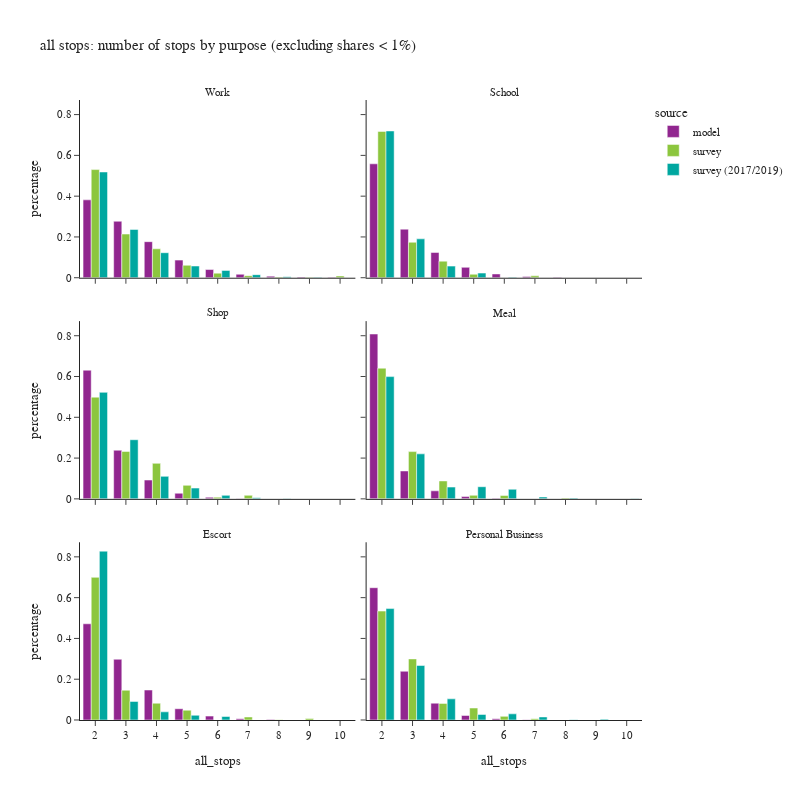

Notebook code cell kept with this figure:
### Code cell
df_plot = df_tour.groupby(['all_stops','pdpurp_label','source'])['toexpfac'].sum().reset_index()
df_plot['percentage'] = df_plot.groupby(['pdpurp_label','source'], group_keys=False)['toexpfac']. \
    apply(lambda x: x / float(x.sum()))
df_plot2 = df_plot.loc[(df_plot['percentage'] > 0.001) & (df_plot['all_stops'] <= 10)]

fig = px.bar(df_plot2.sort_values(['source','pdpurp_label']),
             x="all_stops", y="percentage", color="source",barmode="group",
             facet_col='pdpurp_label', facet_col_wrap=2,
             hover_data=['toexpfac'],
             title="all stops: number of stops by purpose (excluding shares < 1%)")
fig.update_layout(height=800, width=800)
fig.for_each_annotation(lambda a: a.update(text = a.text.split("=")[-1]))
fig.for_each_xaxis(lambda a: a.update(dict(dtick = 1, categoryorder='category ascending')))
fig.show()

### Figure 1 — Plotly figure (JSON) as saved in the notebook; plotly's stock layout.template omitted (floating-point values rounded to 4 significant figures)
{"data": [{"alignmentgroup": "True", "customdata": [[627100.0], [454700.0], [290400.0], [141800.0], [66160.0], [27950.0], [12660.0], [6539.0], [4132.0]], "hovertemplate": "source=model<br>pdpurp_label=Work<br>all_stops=%{x}<br>percentage=%{y}<br>toexpfac=%{customdata[0]}<extra></extra>", "legendgroup": "model", "marker": {"color": "#91268F", "pattern": {"shape": ""}}, "name": "model", "offsetgroup": "model", "orientation": "v", "showlegend": true, "textposition": "auto", "type": "bar", "x": [2, 3, 4, 5, 6, 7, 8, 9, 10], "xaxis": "x5", "y": [0.3819, 0.2769, 0.1768, 0.08636, 0.04029, 0.01702, 0.007708, 0.003983, 0.002517], "yaxis": "y5"}, {"alignmentgroup": "True", "customdata": [[369000.0], [157400.0], [81880.0], [33670.0], [12300.0], [3916.0], [1189.0]], "hovertemplate": "source=model<br>pdpurp_label=School<br>all_stops=%{x}<br>percentage=%{y}<br>toexpfac=%{customdata[0]}<extra></extra>", "legendgroup": "model", "marker": {"color": "#91268F", "pattern": {"shape": ""}}, "name": "model", "offsetgroup": "model", "orientation": "v", "showlegend": false, "textposition": "auto", "type": "bar", "x": [2, 3, 4, 5, 6, 7, 8], "xaxis": "x6", "y": [0.5586, 0.2382, 0.124, 0.05097, 0.01861, 0.005928, 0.0018], "yaxis": "y6"}, {"alignmentgroup": "True", "customdata": [[439800.0], [166300.0], [64360.0], [19210.0], [5419.0], [1361.0]], "hovertemplate": "source=model<br>pdpurp_label=Shop<br>all_stops=%{x}<br>percentage=%{y}<br>toexpfac=%{customdata[0]}<extra></extra>", "legendgroup": "model", "marker": {"color": "#91268F", "pattern": {"shape": ""}}, "name": "model", "offsetgroup": "model", "orientation": "v", "showlegend": false, "textposition": "auto", "type": "bar", "x": [2, 3, 4, 5, 6, 7], "xaxis": "x3", "y": [0.6311, 0.2386, 0.09235, 0.02756, 0.007775, 0.001953], "yaxis": "y3"}, {"alignmentgroup": "True", "customdata": [[547600.0], [92700.0], [26680.0], [7618.0], [2066.0]], "hovertemplate": "source=model<br>pdpurp_label=Meal<br>all_stops=%{x}<br>percentage=%{y}<br>toexpfac=%{customdata[0]}<extra></extra>", "legendgroup": "model", "marker": {"color": "#91268F", "pattern": {"shape": ""}}, "name": "model", "offsetgroup": "model", "orientation": "v", "showlegend": false, "textposition": "auto", "type": "bar", "x": [2, 3, 4, 5, 6], "xaxis": "x4", "y": [0.8084, 0.1369, 0.03939, 0.01125, 0.00305], "yaxis": "y4"}, {"alignmentgroup": "True", "customdata": [[412700.0], [260600.0], [128600.0], [48280.0], [16680.0], [5276.0], [1699.0]], "hovertemplate": "source=model<br>pdpurp_label=Escort<br>all_stops=%{x}<br>percentage=%{y}<br>toexpfac=%{customdata[0]}<extra></extra>", "legendgroup": "model", "marker": {"color": "#91268F", "pattern": {"shape": ""}}, "name": "model", "offsetgroup": "model", "orientation": "v", "showlegend": false, "textposition": "auto", "type": "bar", "x": [2, 3, 4, 5, 6, 7, 8], "xaxis": "x", "y": [0.4718, 0.2979, 0.147, 0.05519, 0.01907, 0.006032, 0.001942], "yaxis": "y"}, {"alignmentgroup": "True", "customdata": [[229500.0], [84540.0], [29170.0], [7868.0], [2045.0], [494.0]], "hovertemplate": "source=model<br>pdpurp_label=Personal Business<br>all_stops=%{x}<br>percentage=%{y}<br>toexpfac=%{customdata[0]}<extra></extra>", "legendgroup": "model", "marker": {"color": "#91268F", "pattern": {"shape": ""}}, "name": "model", "offsetgroup": "model", "orientation": "v", "showlegend": false, "textposition": "auto", "type": "bar", "x": [2, 3, 4, 5, 6, 7], "xaxis": "x2", "y": [0.6487, 0.239, 0.08245, 0.02224, 0.005781, 0.001397], "yaxis": "y2"}, {"alignmentgroup": "True", "customdata": [[708800.0], [286300.0], [189500.0], [81600.0], [30190.0], [13380.0], [4100.0], [3265.0], [11440.0]], "hovertemplate": "source=survey<br>pdpurp_label=Work<br>all_stops=%{x}<br>percentage=%{y}<br>toexpfac=%{customdata[0]}<extra></extra>", "legendgroup": "survey", "marker": {"color": "#8CC63E", "pattern": {"shape": ""}}, "name": "survey", "offsetgroup": "survey", "orientation": "v", "showlegend": true, "textposition": "auto", "type": "bar", "x": [2, 3, 4, 5, 6, 7, 8, 9, 10], "xaxis": "x5", "y": [0.5303, 0.2142, 0.1418, 0.06105, 0.02259, 0.01001, 0.003067, 0.002443, 0.008561], "yaxis": "y5"}, {"alignmentgroup": "True", "customdata": [[373100.0], [90440.0], [42240.0], [8912.0], [4812.0]], "hovertemplate": "source=survey<br>pdpurp_label=School<br>all_stops=%{x}<br>percentage=%{y}<br>toexpfac=%{customdata[0]}<extra></extra>", "legendgroup": "survey", "marker": {"color": "#8CC63E", "pattern": {"shape": ""}}, "name": "survey", "offsetgroup": "survey", "orientation": "v", "showlegend": false, "textposition": "auto", "type": "bar", "x": [2, 3, 4, 5, 7], "xaxis": "x6", "y": [0.7175, 0.1739, 0.08124, 0.01714, 0.009255], "yaxis": "y6"}, {"alignmentgroup": "True", "customdata": [[299900.0], [139900.0], [104800.0], [39920.0], [5013.0], [10470.0], [672.6], [686.8]], "hovertemplate": "source=survey<br>pdpurp_label=Shop<br>all_stops=%{x}<br>percentage=%{y}<br>toexpfac=%{customdata[0]}<extra></extra>", "legendgroup": "survey", "marker": {"color": "#8CC63E", "pattern": {"shape": ""}}, "name": "survey", "offsetgroup": "survey", "orientation": "v", "showlegend": false, "textposition": "auto", "type": "bar", "x": [2, 3, 4, 5, 6, 7, 8, 9], "xaxis": "x3", "y": [0.4988, 0.2326, 0.1743, 0.06638, 0.008336, 0.01741, 0.001118, 0.001142], "yaxis": "y3"}, {"alignmentgroup": "True", "customdata": [[255100.0], [92280.0], [35030.0], [6910.0], [6686.0], [1729.0]], "hovertemplate": "source=survey<br>pdpurp_label=Meal<br>all_stops=%{x}<br>percentage=%{y}<br>toexpfac=%{customdata[0]}<extra></extra>", "legendgroup": "survey", "marker": {"color": "#8CC63E", "pattern": {"shape": ""}}, "name": "survey", "offsetgroup": "survey", "orientation": "v", "showlegend": false, "textposition": "auto", "type": "bar", "x": [2, 3, 4, 5, 6, 8], "xaxis": "x4", "y": [0.6407, 0.2317, 0.08797, 0.01735, 0.01679, 0.004343], "yaxis": "y4"}, {"alignmentgroup": "True", "customdata": [[462000.0], [96440.0], [54400.0], [31670.0], [9807.0], [858.7], [4796.0]], "hovertemplate": "source=survey<br>pdpurp_label=Escort<br>all_stops=%{x}<br>percentage=%{y}<br>toexpfac=%{customdata[0]}<extra></extra>", "legendgroup": "survey", "marker": {"color": "#8CC63E", "pattern": {"shape": ""}}, "name": "survey", "offsetgroup": "survey", "orientation": "v", "showlegend": false, "textposition": "auto", "type": "bar", "x": [2, 3, 4, 5, 7, 8, 9], "xaxis": "x", "y": [0.6996, 0.146, 0.08237, 0.04795, 0.01485, 0.0013, 0.007262], "yaxis": "y"}, {"alignmentgroup": "True", "customdata": [[163700.0], [91840.0], [24970.0], [18000.0], [5465.0], [1855.0]], "hovertemplate": "source=survey<br>pdpurp_label=Personal Business<br>all_stops=%{x}<br>percentage=%{y}<br>toexpfac=%{customdata[0]}<extra></extra>", "legendgroup": "survey", "marker": {"color": "#8CC63E", "pattern": {"shape": ""}}, "name": "survey", "offsetgroup": "survey", "orientation": "v", "showlegend": false, "textposition": "auto", "type": "bar", "x": [2, 3, 4, 5, 6, 7], "xaxis": "x2", "y": [0.5341, 0.2996, 0.08143, 0.0587, 0.01782, 0.006051], "yaxis": "y2"}, {"alignmentgroup": "True", "customdata": [[847900.0], [387100.0], [200600.0], [93810.0], [58800.0], [24630.0], [8261.0], [3577.0]], "hovertemplate": "source=survey (2017/2019)<br>pdpurp_label=Work<br>all_stops=%{x}<br>percentage=%{y}<br>toexpfac=%{customdata[0]}<extra></extra>", "legendgroup": "survey (2017/2019)", "marker": {"color": "#00A7A0", "pattern": {"shape": ""}}, "name": "survey (2017/2019)", "offsetgroup": "survey (2017/2019)", "orientation": "v", "showlegend": true, "textposition": "auto", "type": "bar", "x": [2, 3, 4, 5, 6, 7, 8, 9], "xaxis": "x5", "y": [0.5186, 0.2368, 0.1227, 0.05737, 0.03597, 0.01507, 0.005052, 0.002188], "yaxis": "y5"}, {"alignmentgroup": "True", "customdata": [[378100.0], [100200.0], [29920.0], [11990.0], [1509.0]], "hovertemplate": "source=survey (2017/2019)<br>pdpurp_label=School<br>all_stops=%{x}<br>percentage=%{y}<br>toexpfac=%{customdata[0]}<extra></extra>", "legendgroup": "survey (2017/2019)", "marker": {"color": "#00A7A0", "pattern": {"shape": ""}}, "name": "survey (2017/2019)", "offsetgroup": "survey (2017/2019)", "orientation": "v", "showlegend": false, "textposition": "auto", "type": "bar", "x": [2, 3, 4, 5, 6], "xaxis": "x6", "y": [0.7198, 0.1907, 0.05695, 0.02283, 0.002872], "yaxis": "y6"}, {"alignmentgroup": "True", "customdata": [[410700.0], [228000.0], [86710.0], [41560.0], [13530.0], [4125.0], [958.6]], "hovertemplate": "source=survey (2017/2019)<br>pdpurp_label=Shop<br>all_stops=%{x}<br>percentage=%{y}<br>toexpfac=%{customdata[0]}<extra></extra>", "legendgroup": "survey (2017/2019)", "marker": {"color": "#00A7A0", "pattern": {"shape": ""}}, "name": "survey (2017/2019)", "offsetgroup": "survey (2017/2019)", "orientation": "v", "showlegend": false, "textposition": "auto", "type": "bar", "x": [2, 3, 4, 5, 6, 7, 8], "xaxis": "x3", "y": [0.5223, 0.29, 0.1103, 0.05286, 0.0172, 0.005246, 0.001219], "yaxis": "y3"}, {"alignmentgroup": "True", "customdata": [[221400.0], [81520.0], [21320.0], [21990.0], [17360.0], [3375.0], [1382.0], [371.0], [620.3]], "hovertemplate": "source=survey (2017/2019)<br>pdpurp_label=Meal<br>all_stops=%{x}<br>percentage=%{y}<br>toexpfac=%{customdata[0]}<extra></extra>", "legendgroup": "survey (2017/2019)", "marker": {"color": "#00A7A0", "pattern": {"shape": ""}}, "name": "survey (2017/2019)", "offsetgroup": "survey (2017/2019)", "orientation": "v", "showlegend": false, "textposition": "auto", "type": "bar", "x": [2, 3, 4, 5, 6, 7, 8, 9, 10], "xaxis": "x4", "y": [0.5995, 0.2207, 0.05773, 0.05954, 0.047, 0.009138, 0.00374, 0.001004, 0.001679], "yaxis": "y4"}, {"alignmentgroup": "True", "customdata": [[360100.0], [39600.0], [17410.0], [10040.0], [7440.0]], "hovertemplate": "source=survey (2017/2019)<br>pdpurp_label=Escort<br>all_stops=%{x}<br>percentage=%{y}<br>toexpfac=%{customdata[0]}<extra></extra>", "legendgroup": "survey (2017/2019)", "marker": {"color": "#00A7A0", "pattern": {"shape": ""}}, "name": "survey (2017/2019)", "offsetgroup": "survey (2017/2019)", "orientation": "v", "showlegend": false, "textposition": "auto", "type": "bar", "x": [2, 3, 4, 5, 6], "xaxis": "x", "y": [0.828, 0.09105, 0.04004, 0.02309, 0.01711], "yaxis": "y"}, {"alignmentgroup": "True", "customdata": [[445200.0], [217700.0], [84550.0], [22150.0], [24560.0], [12190.0], [902.1], [3342.0]], "hovertemplate": "source=survey (2017/2019)<br>pdpurp_label=Personal Business<br>all_stops=%{x}<br>percentage=%{y}<br>toexpfac=%{customdata[0]}<extra></extra>", "legendgroup": "survey (2017/2019)", "marker": {"color": "#00A7A0", "pattern": {"shape": ""}}, "name": "survey (2017/2019)", "offsetgroup": "survey (2017/2019)", "orientation": "v", "showlegend": false, "textposition": "auto", "type": "bar", "x": [2, 3, 4, 5, 6, 7, 8, 9], "xaxis": "x2", "y": [0.5463, 0.2671, 0.1037, 0.02718, 0.03014, 0.01495, 0.001107, 0.004101], "yaxis": "y2"}], "layout": {"annotations": [{"font": {}, "showarrow": false, "text": "Escort", "x": 0.245, "xanchor": "center", "xref": "paper", "y": 0.2867, "yanchor": "bottom", "yref": "paper"}, {"font": {}, "showarrow": false, "text": "Personal Business", "x": 0.755, "xanchor": "center", "xref": "paper", "y": 0.2867, "yanchor": "bottom", "yref": "paper"}, {"font": {}, "showarrow": false, "text": "Shop", "x": 0.245, "xanchor": "center", "xref": "paper", "y": 0.6433, "yanchor": "bottom", "yref": "paper"}, {"font": {}, "showarrow": false, "text": "Meal", "x": 0.755, "xanchor": "center", "xref": "paper", "y": 0.6433, "yanchor": "bottom", "yref": "paper"}, {"font": {}, "showarrow": false, "text": "Work", "x": 0.245, "xanchor": "center", "xref": "paper", "y": 1.0, "yanchor": "bottom", "yref": "paper"}, {"font": {}, "showarrow": false, "text": "School", "x": 0.755, "xanchor": "center", "xref": "paper", "y": 1.0, "yanchor": "bottom", "yref": "paper"}], "barmode": "group", "height": 800, "legend": {"title": {"text": "source"}, "tracegroupgap": 0}, "title": {"text": "all stops: number of stops by purpose (excluding shares < 1%)"}, "width": 800, "xaxis": {"anchor": "y", "categoryorder": "category ascending", "domain": [0.0, 0.49], "dtick": 1, "title": {"text": "all_stops"}}, "xaxis2": {"anchor": "y2", "categoryorder": "category ascending", "domain": [0.51, 1.0], "dtick": 1, "matches": "x", "title": {"text": "all_stops"}}, "xaxis3": {"anchor": "y3", "categoryorder": "category ascending", "domain": [0.0, 0.49], "dtick": 1, "matches": "x", "showticklabels": false}, "xaxis4": {"anchor": "y4", "categoryorder": "category ascending", "domain": [0.51, 1.0], "dtick": 1, "matches": "x", "showticklabels": false}, "xaxis5": {"anchor": "y5", "categoryorder": "category ascending", "domain": [0.0, 0.49], "dtick": 1, "matches": "x", "showticklabels": false}, "xaxis6": {"anchor": "y6", "categoryorder": "category ascending", "domain": [0.51, 1.0], "dtick": 1, "matches": "x", "showticklabels": false}, "yaxis": {"anchor": "x", "domain": [0.0, 0.2867], "title": {"text": "percentage"}}, "yaxis2": {"anchor": "x2", "domain": [0.0, 0.2867], "matches": "y", "showticklabels": false}, "yaxis3": {"anchor": "x3", "domain": [0.3567, 0.6433], "matches": "y", "title": {"text": "percentage"}}, "yaxis4": {"anchor": "x4", "domain": [0.3567, 0.6433], "matches": "y", "showticklabels": false}, "yaxis5": {"anchor": "x5", "domain": [0.7133, 1.0], "matches": "y", "title": {"text": "percentage"}}, "yaxis6": {"anchor": "x6", "domain": [0.7133, 1.0], "matches": "y", "showticklabels": false}}}
